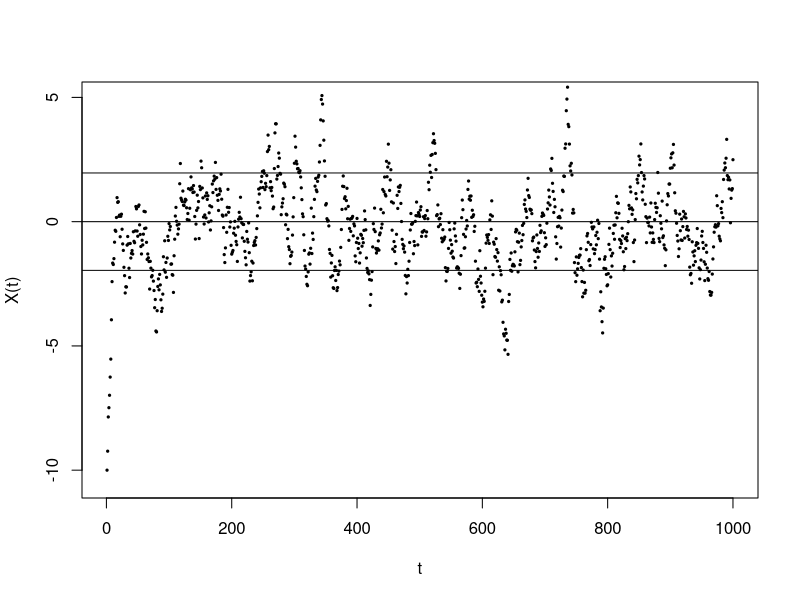

Write R code to recreate this figure.
f.OU.MC<-function(nstep,X0){
    vN<-1:nstep
    vX<-rep(X0,nstep);X<-X0
    for (i in 2:nstep){
	X<-exp(-0.1)*X+rnorm(1,0,sqrt(2.5*(1-exp(-0.2))))
	vX[i]<-X
    }
    plot(vN,vX,pch=19,cex=0.3,col="black",xlab="t",ylab="X(t)",main="",ylim=c(min(X0-0.5,-5),max(5,X0+0.5)))
    abline(h=0)
    abline(h=1.96)
    abline(h=-1.96)
}

f.OU.MC(1000, -10)